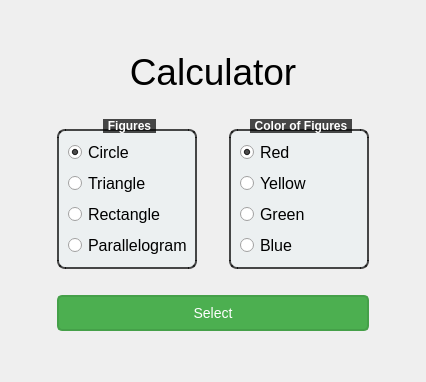
      <widget class="QWidget" name="MainPage">
       <property name="styleSheet">
        <string notr="true">            QGroupBox {
                font-weight: bold;
                border: 2px solid rgba(0, 0, 0, 180);
                border-radius: 8px;
                margin-top: 10px;
                background-color: #ecf0f1;
            }
            QGroupBox::title {
                subcontrol-origin: margin;
                subcontrol-position: top center;
                padding: 0 3px;
                background-color:rgba(0, 0, 0, 180);
                color: white;
            }</string>
       </property>
       <layout class="QGridLayout" name="gridLayout">
        <item row="3" column="0">
         <spacer name="horizontalSpacer_5">
          <property name="orientation">
           <enum>Qt::Horizontal</enum>
          </property>
          <property name="sizeHint" stdset="0">
           <size>
            <width>40</width>
            <height>20</height>
           </size>
          </property>
         </spacer>
        </item>
        <item row="2" column="0" colspan="5">
         <spacer name="horizontalSpacer_8">
          <property name="orientation">
           <enum>Qt::Horizontal</enum>
          </property>
          <property name="sizeHint" stdset="0">
           <size>
            <width>40</width>
            <height>20</height>
           </size>
          </property>
         </spacer>
        </item>
        <item row="1" column="1" colspan="3">
         <widget class="QLabel" name="label_2">
          <property name="font">
           <font>
            <pointsize>28</pointsize>
           </font>
          </property>
          <property name="text">
           <string>Calculator</string>
          </property>
          <property name="alignment">
           <set>Qt::AlignCenter</set>
          </property>
         </widget>
        </item>
        <item row="5" column="1" colspan="3">
         <widget class="QPushButton" name="Select_btn">
          <property name="styleSheet">
           <string notr="true">/* QPushButton Style */

QPushButton {
    background-color: #4CAF50; /* Green background color */
    color: white; /* White text color */
    border: 2px solid #45a049; /* Darker green border */
    border-radius: 5px; /* Rounded corners */
    padding: 8px 16px; /* Padding inside the button */
    font-size: 14px; /* Font size */
}

/* QPushButton Hover Style */

QPushButton:hover {
    background-color: #45a049; /* Darker green background color on hover */
    cursor: pointer; /* Change cursor to pointer on hover */
}

/* QPushButton Pressed Style */

QPushButton:pressed {
    background-color: #3e8e41; /* Even darker green when pressed */
}

/* Example Usage in PyQt or PySide Code */

QPushButton {
    font-family: Arial, sans-serif; /* Optional: Specify font family */
}

</string>
          </property>
          <property name="text">
           <string>Select</string>
          </property>
         </widget>
        </item>
        <item row="0" column="3">
         <spacer name="verticalSpacer_2">
          <property name="orientation">
           <enum>Qt::Vertical</enum>
          </property>
          <property name="sizeHint" stdset="0">
           <size>
            <width>20</width>
            <height>40</height>
           </size>
          </property>
         </spacer>
        </item>
        <item row="3" column="4">
         <spacer name="horizontalSpacer_7">
          <property name="orientation">
           <enum>Qt::Horizontal</enum>
          </property>
          <property name="sizeHint" stdset="0">
           <size>
            <width>40</width>
            <height>20</height>
           </size>
          </property>
         </spacer>
        </item>
        <item row="4" column="1" colspan="3">
         <spacer name="horizontalSpacer_9">
          <property name="orientation">
           <enum>Qt::Horizontal</enum>
          </property>
          <property name="sizeHint" stdset="0">
           <size>
            <width>40</width>
            <height>20</height>
           </size>
          </property>
         </spacer>
        </item>
        <item row="6" column="3">
         <spacer name="verticalSpacer_5">
          <property name="orientation">
           <enum>Qt::Vertical</enum>
          </property>
          <property name="sizeHint" stdset="0">
           <size>
            <width>20</width>
            <height>40</height>
           </size>
          </property>
         </spacer>
        </item>
        <item row="3" column="1">
         <widget class="QGroupBox" name="groupBox">
          <property name="minimumSize">
           <size>
            <width>140</width>
            <height>130</height>
           </size>
          </property>
          <property name="maximumSize">
           <size>
            <width>140</width>
            <height>150</height>
           </size>
          </property>
          <property name="styleSheet">
           <string notr="true"/>
          </property>
          <property name="title">
           <string>Figures</string>
          </property>
          <layout class="QVBoxLayout" name="verticalLayout">
           <item>
            <widget class="QRadioButton" name="circle_radioButton">
             <property name="font">
              <font>
               <pointsize>12</pointsize>
              </font>
             </property>
             <property name="text">
              <string>Circle</string>
             </property>
             <property name="checked">
              <bool>true</bool>
             </property>
             <attribute name="buttonGroup">
              <string notr="true">FiguresButtonGroup</string>
             </attribute>
            </widget>
           </item>
           <item>
            <widget class="QRadioButton" name="triangle_radioButton">
             <property name="font">
              <font>
               <pointsize>12</pointsize>
              </font>
             </property>
             <property name="text">
              <string>Triangle</string>
             </property>
             <attribute name="buttonGroup">
              <string notr="true">FiguresButtonGroup</string>
             </attribute>
            </widget>
           </item>
           <item>
            <widget class="QRadioButton" name="rectangle_radioButton">
             <property name="font">
              <font>
               <pointsize>12</pointsize>
              </font>
             </property>
             <property name="text">
              <string>Rectangle</string>
             </property>
             <attribute name="buttonGroup">
              <string notr="true">FiguresButtonGroup</string>
             </attribute>
            </widget>
           </item>
           <item>
            <widget class="QRadioButton" name="radioButton_4">
             <property name="font">
              <font>
               <pointsize>12</pointsize>
              </font>
             </property>
             <property name="text">
              <string>Parallelogram</string>
             </property>
             <attribute name="buttonGroup">
              <string notr="true">FiguresButtonGroup</string>
             </attribute>
            </widget>
           </item>
          </layout>
         </widget>
        </item>
        <item row="3" column="3">
         <widget class="QGroupBox" name="groupBox_2">
          <property name="minimumSize">
           <size>
            <width>140</width>
            <height>130</height>
           </size>
          </property>
          <property name="maximumSize">
           <size>
            <width>140</width>
            <height>150</height>
           </size>
          </property>
          <property name="styleSheet">
           <string notr="true"/>
          </property>
          <property name="title">
           <string>Color of Figures</string>
          </property>
          <layout class="QVBoxLayout" name="verticalLayout_2">
           <item>
            <widget class="QRadioButton" name="radioButton_5">
             <property name="font">
              <font>
               <pointsize>12</pointsize>
              </font>
             </property>
             <property name="text">
              <string>Red</string>
             </property>
             <property name="checked">
              <bool>true</bool>
             </property>
             <attribute name="buttonGroup">
              <string notr="true">ColorButtonGroup</string>
             </attribute>
            </widget>
           </item>
           <item>
            <widget class="QRadioButton" name="radioButton_8">
             <property name="font">
              <font>
               <pointsize>12</pointsize>
              </font>
             </property>
             <property name="text">
              <string>Yellow</string>
             </property>
             <attribute name="buttonGroup">
              <string notr="true">ColorButtonGroup</string>
             </attribute>
            </widget>
           </item>
           <item>
            <widget class="QRadioButton" name="radioButton_6">
             <property name="font">
              <font>
               <pointsize>12</pointsize>
              </font>
             </property>
             <property name="text">
              <string>Green</string>
             </property>
             <attribute name="buttonGroup">
              <string notr="true">ColorButtonGroup</string>
             </attribute>
            </widget>
           </item>
           <item>
            <widget class="QRadioButton" name="radioButton_7">
             <property name="font">
              <font>
               <pointsize>12</pointsize>
              </font>
             </property>
             <property name="text">
              <string>Blue</string>
             </property>
             <attribute name="buttonGroup">
              <string notr="true">ColorButtonGroup</string>
             </attribute>
            </widget>
           </item>
          </layout>
         </widget>
        </item>
        <item row="3" column="2">
         <spacer name="verticalSpacer_6">
          <property name="orientation">
           <enum>Qt::Vertical</enum>
          </property>
          <property name="sizeHint" stdset="0">
           <size>
            <width>20</width>
            <height>40</height>
           </size>
          </property>
         </spacer>
        </item>
       </layout>
      </widget>
